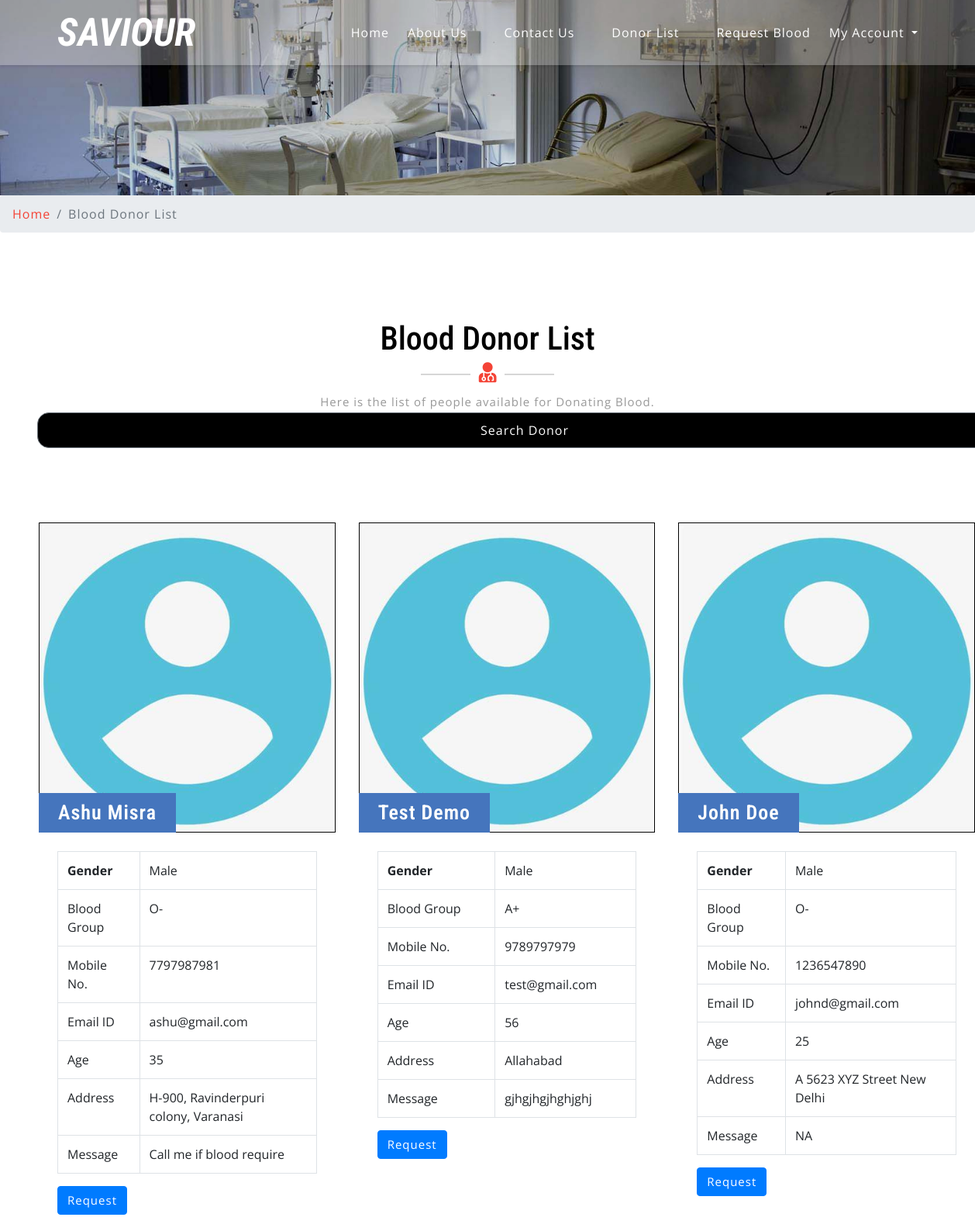
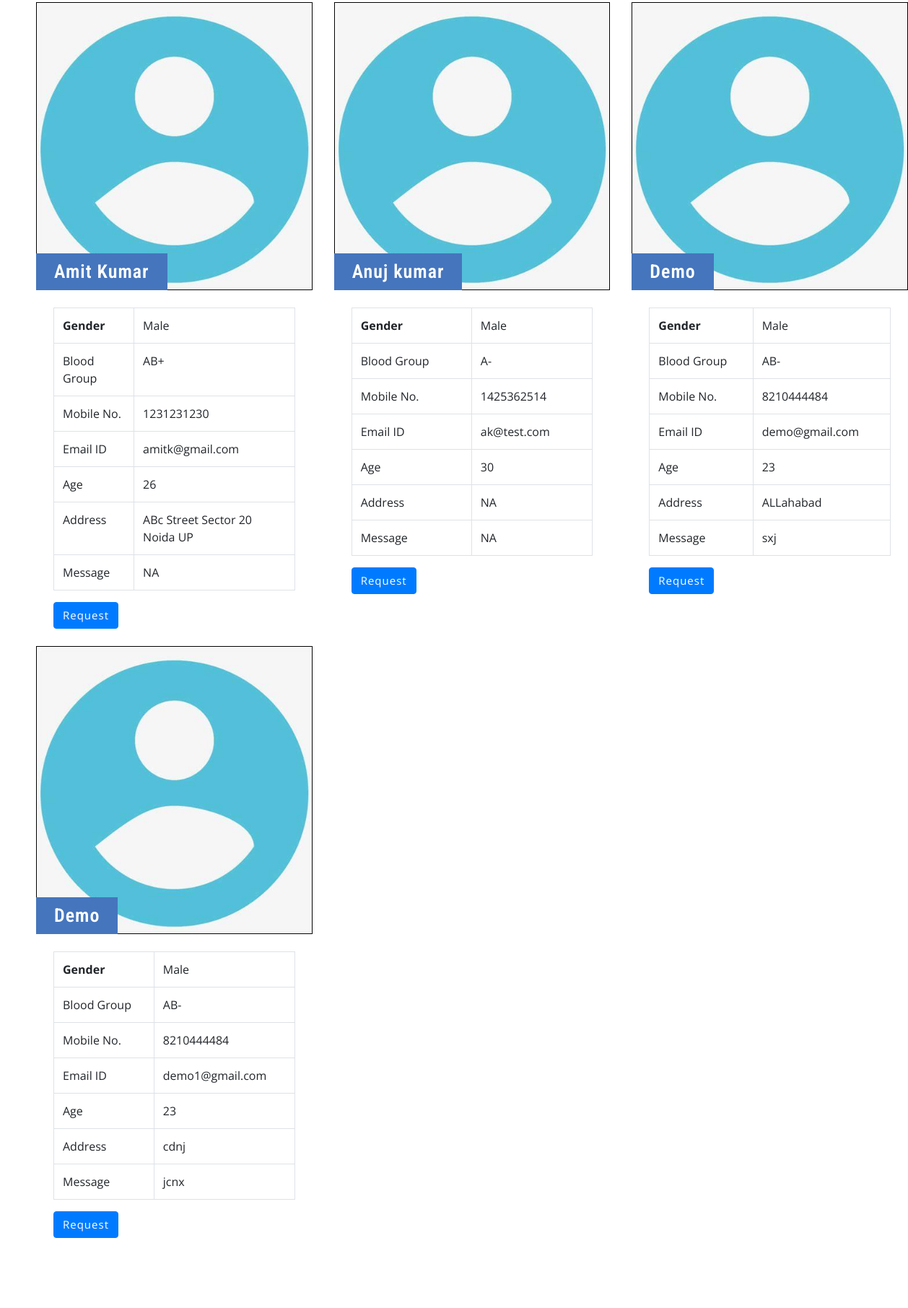
Page /bbdms/donor-list.php (signed in, upper part) on the committed database (2 pictures, top to bottom).
### tables this page shows
CREATE TABLE `tblblooddonars` (
  `id` int(11) NOT NULL,
  `FullName` varchar(100) DEFAULT NULL,
  `MobileNumber` char(11) DEFAULT NULL,
  `EmailId` varchar(100) DEFAULT NULL,
  `Gender` varchar(20) DEFAULT NULL,
  `Age` int(11) DEFAULT NULL,
  `BloodGroup` varchar(20) DEFAULT NULL,
  `Address` varchar(255) DEFAULT NULL,
  `Message` mediumtext DEFAULT NULL,
  `PostingDate` timestamp NOT NULL DEFAULT current_timestamp(),
  `status` int(1) DEFAULT NULL,
  `Password` varchar(250) DEFAULT NULL
);

### bbdms/donor-list.php (the view, shortened to what this page needs)
<?php
include('includes/config.php');
?>
<!DOCTYPE html>
<html lang="zxx">
<head>
	<link rel="stylesheet" href="css/bootstrap.css">
	<link rel="stylesheet" href="css/style.css" type="text/css" media="all" />
	<link rel="stylesheet" href="css/fontawesome-all.css">
</head>
<body>
	<?php include('includes/header.php');?>
	<div class="inner-banner-w3ls">
	</div>
	<div class="breadcrumb-agile">
		<div aria-label="breadcrumb">
			<ol class="breadcrumb">
				<li class="breadcrumb-item">
					<a href="index.php">Home</a>
				</li>
				<li class="breadcrumb-item active" aria-current="page">Blood Donor List</li>
			</ol>
		</div>
	</div>
	<div class="agileits-contact py-5">
		<div class="py-xl-5 py-lg-3">
			<div class="w3ls-titles text-center mb-5">
				<h3 class="title">Blood Donor List</h3>
				<span>
					<i class="fas fa-user-md"></i>
				</span>
				<p class="mt-2">Here is the list of people available for Donating Blood.</p>
				<a class="btn btn-lg btn-secondary btn-block login-button ml-lg-5 mt-lg-0 mt-4 mb-lg-0 mb-3" href="search-donor.php"> Search Donor</a>
			</div>
			<div class="d-flex">
				<div class="row package-grids mt-5" style="padding-left: 50px;">
				<?php
$status=1;
$sql = "SELECT * from tblblooddonars where status=:status";
$query = $dbh -> prepare($sql);
$query->bindParam(':status',$status,PDO::PARAM_STR);
$query->execute();
$results=$query->fetchAll(PDO::FETCH_OBJ);
if($query->rowCount() > 0)
{
foreach($results as $result)
{ ?>
				<div class="col-md-4 pricing">
					<div class="price-top">
							<img src="images/blood-donor.jpg" alt="Blood Donot" style="border:1px #000 solid" class="img-fluid" />
						<h3><?php echo htmlentities($result->FullName);?>
						</h3>
					</div>
					<div class="price-bottom p-4">
<table class="table table-bordered">
    <tbody>
      <tr>
        <th>Gender</th>
        <td><?php echo htmlentities($result->Gender);?></td>
      </tr>
      <tr>
        <td>Blood Group</td>
        <td><?php echo htmlentities($result->BloodGroup);?></td>
      </tr>
      <tr>
        <td>Mobile No.</td>
        <td><?php echo htmlentities($result->MobileNumber);?></td>
      </tr>
         <tr>
        <td>Email ID</td>
        <td><?php echo htmlentities($result->EmailId);?></td>
      </tr>
               <tr>
        <td>Age</td>
        <td><?php echo htmlentities($result->Age);?></td>
      </tr>
        <tr>
        <td>Address</td>
        <td><?php echo htmlentities($result->Address);?></td>
      </tr>
<tr>
        <td>Message</td>
        <td><?php echo htmlentities($result->Message);?></td>
      </tr>
    </tbody>
</table>
<a class="btn btn-primary" style="color:#fff"  href="contact-blood.php?cid=<?php echo $result->id;?>">Request</a>
					</div>
				</div><br>
			<?php }} ?>
			</div>
			</div>
		</div>
	</div>
</body>
</html>

### bbdms/css/style.css (style rules this page uses)
body { padding: 0; margin: 0; background: #FFF; font-family: 'Open Sans', sans-serif; }
body a { transition: 0.5s all; -webkit-transition: 0.5s all; -moz-transition: 0.5s all; -o-transition: 0.5s all; -ms-transition: 0.5s all; text-decoration: none; }
h1, h2, h3, h4, h5, h6 { margin: 0; padding: 0; font-family: 'Roboto Condensed', sans-serif; }
p { margin: 0; padding: 0; font-family: 'Open Sans', sans-serif; font-size: 15px; letter-spacing: 1px; line-height: 1.9; color: #999; }
ul, ol { margin: 0; padding: 0; }
a.login-button { color: #fff; letter-spacing: 1px; font-size: 16px; border-radius: 15px; padding: 10px 15px; background: #000; display: inline-block; }
h3.title { color: #000; font-size: 42px; }
.w3ls-titles span { position: relative; }
.w3ls-titles span:before { content: " "; background: #d6d6d6; width: 64px; height: 2px; position: absolute; top: 9px; left: -75px; }
.w3ls-titles span:after { content: " "; background: #d6d6d6; width: 64px; height: 2px; position: absolute; top: 9px; right: -75px; }
.w3ls-titles i { color: #f44336; font-size: 26px; margin-top: 5px; }
.pricing { -webkit-transition: all 0.5s; -moz-transition: all 0.5s; -o-transition: all 0.5s; -ms-transition: all 0.5s; transition: all 0.5s; }
.price-top { position: relative; }
.price-top h3 { font-size: 26px; color: #fff; position: absolute; background: #4575bd; padding: 10px 25px; bottom: 0; letter-spacing: 1px; text-align: center; font-weight: 600; }
.price-bottom { background: #fff; }
.price-bottom a { color: #999; letter-spacing: 1px; font-size: 15px; }
.inner-banner-w3ls { background: url(../images/banner3.jpg) no-repeat center; background-size: cover; -webkit-background-size: cover; -moz-background-size: cover; -o-background-size: cover; -moz-background-size: cover; height: 20vw; }
.breadcrumb li a { color: #f44336; }
.breadcrumb li { letter-spacing: 1px; color: #000; }

### rows in the picture
tblblooddonars: FullName "Ashu Misra", Gender "Male", BloodGroup "O-", MobileNumber "7797987981", EmailId "ashu@gmail.com", Age "35", Address "H-900, Ravinderpuri colony, Varanasi", Message "Call me if blood require"
tblblooddonars: FullName "Test Demo", Gender "Male", BloodGroup "A+", MobileNumber "9789797979", EmailId "test@gmail.com", Age "56", Address "Allahabad", Message "gjhgjhgjhghjghj"
tblblooddonars: FullName "John Doe", Gender "Male", BloodGroup "O-", MobileNumber "1236547890", EmailId "johnd@gmail.com", Age "25", Address "A 5623 XYZ Street New Delhi", Message "NA"
tblblooddonars: FullName "Amit Kumar", Gender "Male", BloodGroup "AB+", MobileNumber "1231231230", EmailId "amitk@gmail.com", Age "26", Address "ABc Street Sector 20 Noida UP", Message "NA"
tblblooddonars: FullName "Anuj kumar", Gender "Male", BloodGroup "A-", MobileNumber "1425362514", EmailId "ak@test.com", Age "30", Address "NA", Message "NA"
tblblooddonars: FullName "Demo", Gender "Male", BloodGroup "AB-", MobileNumber "8210444484", EmailId "demo@gmail.com", Age "23", Address "ALLahabad", Message "sxj"
tblblooddonars: FullName "Demo", Gender "Male", BloodGroup "AB-", MobileNumber "8210444484", EmailId "demo1@gmail.com", Age "23", Address "cdnj", Message "jcnx"
